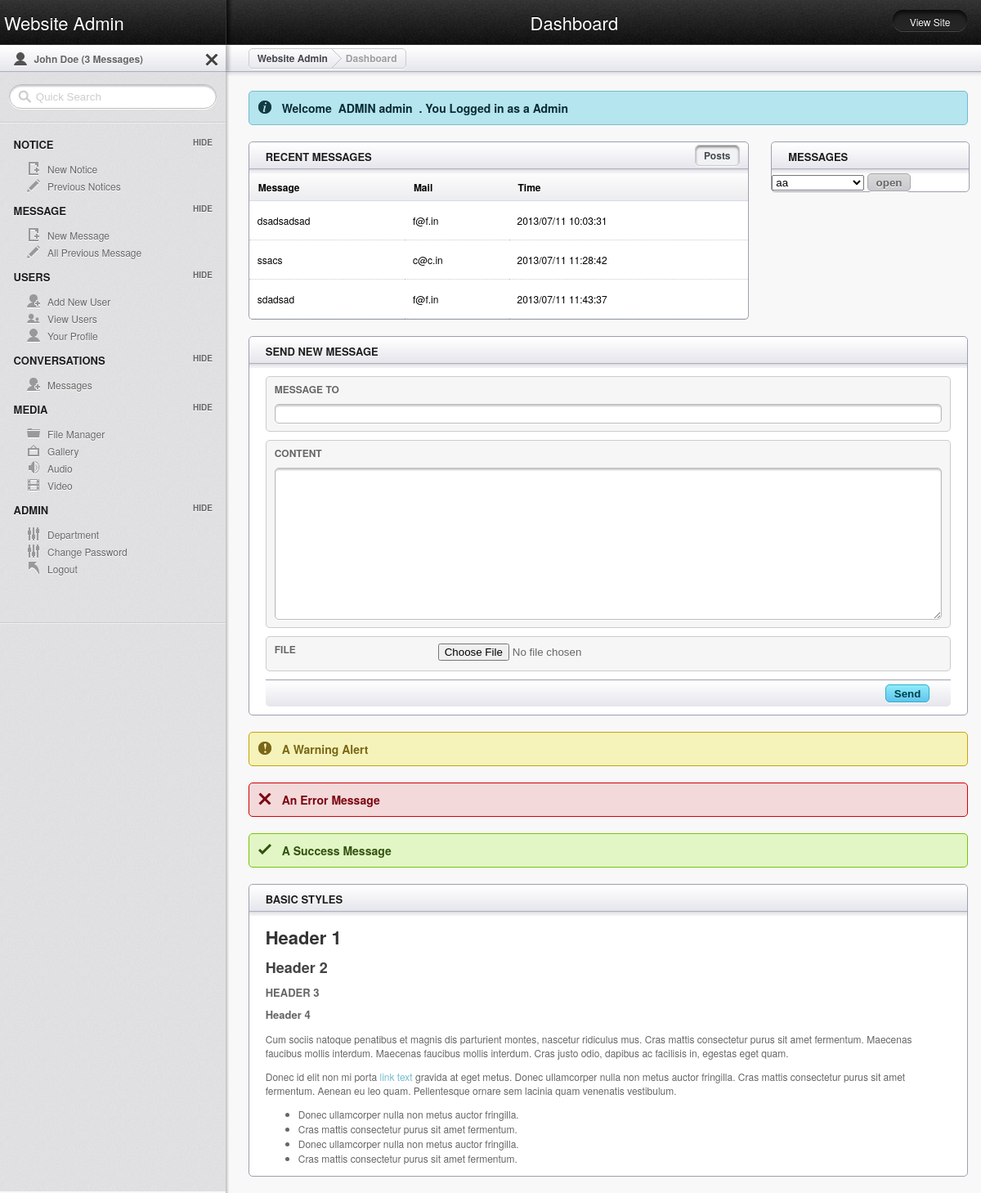
The app's page /admin/conversation.php (signed in) with its own data.
### tables this page shows
CREATE TABLE IF NOT EXISTS `data` (
  `Id` int(255) NOT NULL AUTO_INCREMENT,
  `Fname` varchar(50) NOT NULL,
  `Lname` varchar(50) NOT NULL,
  `City` varchar(50) NOT NULL,
  `Email` varchar(50) NOT NULL,
  `Password` varchar(11) NOT NULL,
  `Usertype` varchar(50) NOT NULL,
  `Under` varchar(50) NOT NULL,
  `Department` varchar(250) NOT NULL,
  `date` varchar(50) NOT NULL,
  PRIMARY KEY (`Id`),
  UNIQUE KEY `Email` (`Email`)
);

CREATE TABLE IF NOT EXISTS `conversation` (
  `id` int(255) NOT NULL AUTO_INCREMENT,
  `sender` varchar(50) NOT NULL,
  `reciever` varchar(50) NOT NULL,
  `messag` varchar(50) NOT NULL,
  `date` varchar(50) NOT NULL,
  `file` varchar(255) NOT NULL,
  PRIMARY KEY (`id`)
);

### admin/conversation.php (the view, shortened to what this page needs)
<?php
if (isset($_SESSION['view']))
{include('../dbcon.php');
?>
<!doctype html>
<html lang="en">
<head>
	<link rel="stylesheet" href="../css/layout.css" type="text/css" media="screen" />
</head>
<body>
	<header id="header">
		<hgroup>
			<h1 class="site_title"><a href="admin.php">Website Admin</a></h1>
			<h2 class="section_title">Dashboard</h2><div class="btn_view_site"><a href="admin.php">View Site</a></div>
		</hgroup>
	</header>
	<section id="secondary_bar">
		<div class="user">
			<p>John Doe (<a href="#">3 Messages</a>)</p>
			<a class="logout_user" href="logout.php" title="Logout">Logout</a>
		</div>
		<div class="breadcrumbs_container">
			<article class="breadcrumbs"><a href="admin.php">Website Admin</a> <div class="breadcrumb_divider"></div> <a class="current">Dashboard</a></article>
		</div>
	</section>
	<aside id="sidebar" class="column">
		<form class="quick_search">
			<input type="text" value="Quick Search" onFocus="if(!this._haschanged){this.value=''};this._haschanged=true;">
		</form>
		<hr/>
		<h3>Notice</h3>
		<ul class="toggle">
			<li class="icn_new_article"><a href="new-notice.php">New Notice</a></li>
			<li class="icn_edit_article"><a href="previous-notice.php">Previous Notices</a></li>
		</ul>
		<h3>Message</h3>
		<ul class="toggle">
			<li class="icn_new_article"><a href="new-message.php">New Message</a></li>
			<li class="icn_edit_article"><a href="all-previous-message.php">All Previous Message</a></li>
		</ul>
		<h3>Users</h3>
		<ul class="toggle">
			<li class="icn_add_user"><a href="add-new-user.php">Add New User</a></li>
			<li class="icn_view_users"><a href="view-user.php">View Users</a></li>
			<li class="icn_profile"><a href="admin-profile.php">Your Profile</a></li>
		</ul>
		<h3>Conversations</h3>
	<ul class='toggle'>
	<li class='icn_add_user'><a href=conversation.php>Messages</a></li>
	</ul>
		<h3>Media</h3>
		<ul class="toggle">
			<li class="icn_folder"><a href="#">File Manager</a></li>
			<li class="icn_photo"><a href="#">Gallery</a></li>
			<li class="icn_audio"><a href="#">Audio</a></li>
			<li class="icn_video"><a href="#">Video</a></li>
		</ul>
		<h3>Admin</h3>
		<ul class="toggle">
		<li class="icn_settings"><a href="add-department.php">Department</a></li>
			<li class="icn_settings"><a href="change-password.php">Change Password</a></li>
			<li class="icn_jump_back"><a href="logout.php">Logout</a></li>
		</ul>
		<footer>
			<hr />
			</footer>
	</aside>
	<section id="main" class="column">
	<?php
$user = $_SESSION['user'];
$result = "SELECT * FROM data WHERE Email='$user'";
$run = mysql_query($result) or die("ERROR".mysql_error());
$row=mysql_fetch_array($run);
	echo "<h4 class='alert_info'>Welcome &nbsp;". $row['Fname'] ."&nbsp;". $row['Lname'] ."&nbsp; . You Logged in as a Admin</h4>";
	?>
		<article class="module width_3_quarter">
		<header><h3 class="tabs_involved">Recent Messages</h3>
		<ul class="tabs">
   			<li><a href="#tab1">Posts</a></li>
		</ul>
		</header>
		<div class="tab_container">
			<div id="tab1" class="tab_content">
			<table class="tablesorter" cellspacing="0">
			<thead>
				<tr>
   					<th>Message</th>
    				<th>Mail</th>
    				<th>Time</th>
				</tr>
			</thead>
			<tbody>
				<tr>
				<?php
$result = "SELECT * FROM conversation WHERE reciever='$user'";
$run = mysql_query($result);
if($run){
$i=0;
while($row=mysql_fetch_array($run) and $i<= 5){
?>
				<td>
					<?php echo $row['messag'];?>
				</td>
				<td>
					<?php echo $row['sender'];?>
				</td>
				<td>
				<?php echo $row['date'];
				echo "</td>";
				echo "</tr>";
				$i=$i+1;}
				}	?>
			</tbody>
			</table>
			</div>
		</div>
		</article>
		<article class="module width_quarter">
			<header><h3>Messages</h3></header>
					<form action='privatemsg.php' method='POST'>
					<select name="user">
					<?php
$run= "SELECT Email,Fname,Lname from data";
$roww=mysql_query($run);
while($r=mysql_fetch_array($roww)){
echo "<option value=". $r['Email'].">".$r['Fname']. "". $r['Lname']."</option>";
}
				?>
				</select>
				<input type='submit' value='open'>
				</form>
		</article>
		<article class="module width_full">
			<header><h3>Send new message</h3></header>
			<form action='sendmessage.php' enctype="multipart/form-data" method='POST' >
				<div class="module_content">
						<fieldset>
							<label>Message To</label>
							<input type="text" name='name'>
						</fieldset>
						<fieldset>
							<label>Content</label>
							<textarea rows="12" name='msg'></textarea>
						</fieldset>
						<fieldset>
							<label>File</label>
							<input type="file" name="file" id="file">
						</fieldset>
			<footer>
				<div class="submit_link">
					<input type="submit" value="Send" class="alt_btn">
				</div>
				</form>
		</article>
		<h4 class="alert_warning">A Warning Alert</h4>
		<h4 class="alert_error">An Error Message</h4>
		<h4 class="alert_success">A Success Message</h4>
		<article class="module width_full">
			<header><h3>Basic Styles</h3></header>
				<div class="module_content">
					<h1>Header 1</h1>
					<h2>Header 2</h2>
					<h3>Header 3</h3>
					<h4>Header 4</h4>
					<p>Cum sociis natoque penatibus et magnis dis parturient montes, nascetur ridiculus mus. Cras mattis consectetur purus sit amet fermentum. Maecenas faucibus mollis interdum. Maecenas faucibus mollis interdum. Cras justo odio, dapibus ac facilisis in, egestas eget quam.</p>
<p>Donec id elit non mi porta <a href="#">link text</a> gravida at eget metus. Donec ullamcorper nulla non metus auctor fringilla. Cras mattis consectetur purus sit amet fermentum. Aenean eu leo quam. Pellentesque ornare sem lacinia quam venenatis vestibulum.</p>
					<ul>
						<li>Donec ullamcorper nulla non metus auctor fringilla. </li>
						<li>Cras mattis consectetur purus sit amet fermentum.</li>
						<li>Donec ullamcorper nulla non metus auctor fringilla. </li>
						<li>Cras mattis consectetur purus sit amet fermentum.</li>
					</ul>
				</div>
		</article>
		<div class="spacer"></div>
	</section>
</body>
</html>
<?php
}
else
	{echo "<script>window.location.assign('../login.php')</script>";}
?>

### records on screen
data: Fname "ADMIN", Lname "admin"
conversation: messag "dsadsadsad", sender "f@f.in", date "2013/07/11 10:03:31"
conversation: messag "ssacs", sender "c@c.in", date "2013/07/11 11:28:42"
conversation: messag "sdadsad", sender "f@f.in", date "2013/07/11 11:43:37"

### other values on screen
form field user "aa"
